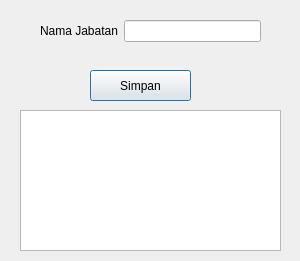
<?xml version="1.0" encoding="UTF-8"?>
<ui version="4.0">
 <class>jabatan</class>
 <widget class="QDialog" name="jabatan">
  <property name="geometry">
   <rect>
    <x>0</x>
    <y>0</y>
    <width>300</width>
    <height>261</height>
   </rect>
  </property>
  <property name="windowTitle">
   <string>Dialog</string>
  </property>
  <widget class="QWidget" name="formLayoutWidget">
   <property name="geometry">
    <rect>
     <x>40</x>
     <y>20</y>
     <width>221</width>
     <height>51</height>
    </rect>
   </property>
   <layout class="QFormLayout" name="formLayout">
    <item row="0" column="0">
     <widget class="QLabel" name="namaJabatanLabel">
      <property name="text">
       <string>Nama Jabatan</string>
      </property>
     </widget>
    </item>
    <item row="0" column="1">
     <widget class="QLineEdit" name="namaJabatanLineEdit"/>
    </item>
   </layout>
  </widget>
  <widget class="QPushButton" name="pushButton">
   <property name="geometry">
    <rect>
     <x>90</x>
     <y>70</y>
     <width>101</width>
     <height>31</height>
    </rect>
   </property>
   <property name="text">
    <string>Simpan</string>
   </property>
  </widget>
  <widget class="QTableView" name="tableView">
   <property name="geometry">
    <rect>
     <x>20</x>
     <y>110</y>
     <width>261</width>
     <height>141</height>
    </rect>
   </property>
  </widget>
 </widget>
 <resources/>
 <connections/>
</ui>
